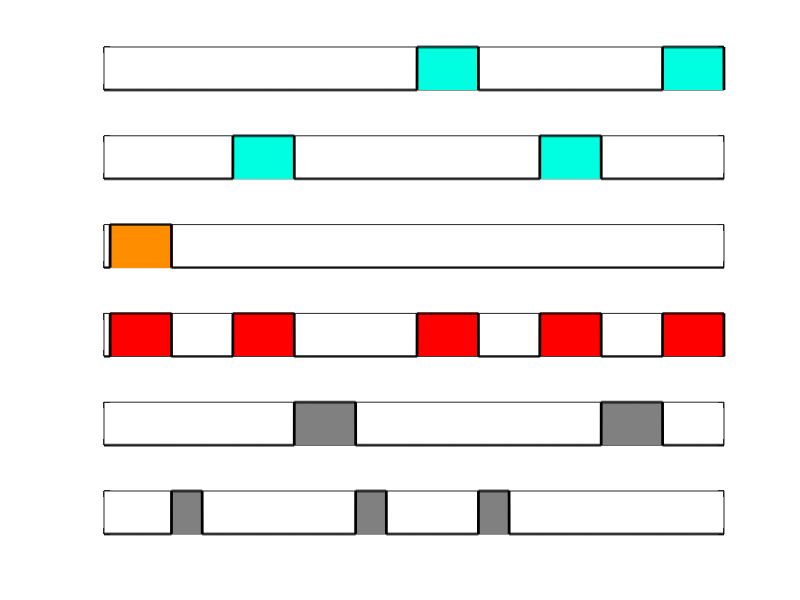

Source code (MATLAB):
RepumpStartTime = 10;
RepumpEndTime = 110;
AWGSP1StartTime = RepumpEndTime;
AWGSP1EndTime = AWGSP1StartTime + 50;
OpticalPumpSPStartTime = AWGSP1EndTime + 50;
OpticalPumpSPEndTime = OpticalPumpSPStartTime + 100;
PulseSPStartTime = OpticalPumpSPEndTime;
PulseSPEndTime = PulseSPStartTime+100;
AWGSP2StartTime = PulseSPEndTime;
AWGSP2EndTime = AWGSP2StartTime + 50;
FluorescenceStartTime = AWGSP2EndTime + 50;
FluorescenceEndTime = FluorescenceStartTime + 100;
AWGMStartTime = FluorescenceEndTime;
AWGMEndTime = AWGMStartTime + 50;
OpticalPumpMStartTime = AWGMEndTime + 50;
OpticalPumpMEndTime = OpticalPumpMStartTime + 100;
PulseMStartTime = OpticalPumpMEndTime;
PulseMEndTime = PulseMStartTime+100;
FluorescenceLastStartTime = PulseMEndTime;
FluorescenceLastEndTime = FluorescenceLastStartTime + 100;

time = 0:0.1:FluorescenceLastEndTime;

Cool_493 = zeros(1,numel(time));
OpticalPump_493 = zeros(1,numel(time));
Repump_614 = zeros(1,numel(time));
Cool_650 = zeros(1,numel(time));
Pulse_1762 = zeros(1,numel(time));
AWGSignal = zeros(1,numel(time));

Cool_493(time>=FluorescenceStartTime & time<FluorescenceEndTime)=1;
Cool_493(time>=FluorescenceLastStartTime & time<FluorescenceLastEndTime)=1;
OpticalPump_493(time>=OpticalPumpSPStartTime & time<OpticalPumpSPEndTime)=1;
OpticalPump_493(time>=OpticalPumpMStartTime & time<OpticalPumpMEndTime)=1;
Repump_614(time>=RepumpStartTime & time<RepumpEndTime) = 1;
Cool_650(time>=RepumpStartTime & time<RepumpEndTime) = 1;
Cool_650(time>=OpticalPumpSPStartTime & time<OpticalPumpSPEndTime) = 1;
Cool_650(time>=OpticalPumpMStartTime & time<OpticalPumpMEndTime) = 1;
Cool_650(time>=FluorescenceStartTime & time<FluorescenceEndTime) = 1;
Cool_650(time>=FluorescenceLastStartTime & time<FluorescenceLastEndTime) = 1;
Pulse_1762(time>=PulseSPStartTime & time<PulseSPEndTime) = 1;
Pulse_1762(time>=PulseMStartTime & time<PulseMEndTime) = 1;
AWGSignal(time>=AWGSP1StartTime & time<AWGSP1EndTime) = 1;
AWGSignal(time>=AWGSP2StartTime & time<AWGSP2EndTime) = 1;
AWGSignal(time>=AWGMStartTime & time<AWGMEndTime) = 1;

subplot(6,1,1);
hold off
area(time,Cool_493,'facecolor',[0/255 255/255 224/255],'linestyle','none');
hold on
plot(time,Cool_493,'k','linewidth',2);
set(gca,'XTick',[0 time(end)]);
set(gca,'XTickLabel',{''; ''});
set(gca,'YTick',[0 1]);
set(gca,'YTickLabel',{''; ''});
axis([0 time(end) 0 1]);
%ylabel('Cooling 493 nm');
subplot(6,1,2);
hold off
area(time,OpticalPump_493,'facecolor',[0/255 255/255 224/255],'linestyle','none');
hold on
plot(time,OpticalPump_493,'k','linewidth',2);
set(gca,'XTick',[0 time(end)]);
set(gca,'XTickLabel',{''; ''});
set(gca,'YTick',[0 1]);
set(gca,'YTickLabel',{''; ''});
axis([0 time(end) 0 1]);
%ylabel('Optical Pump 493 nm');
subplot(6,1,3);
hold off
area(time,Repump_614,'facecolor',[255/255 141/255 0],'linestyle','none');
hold on
plot(time,Repump_614,'k','linewidth',2);
set(gca,'XTick',[0 time(end)]);
set(gca,'XTickLabel',{''; ''});
set(gca,'YTick',[0 1]);
set(gca,'YTickLabel',{''; ''});
axis([0 time(end) 0 1]);
%ylabel('Repump 614 nm');
subplot(6,1,4);
hold off
area(time,Cool_650,'facecolor',[255/255 0 0],'linestyle','none');
hold on
plot(time,Cool_650,'k','linewidth',2);
set(gca,'XTick',[0 time(end)]);
set(gca,'XTickLabel',{''; ''});
set(gca,'YTick',[0 1]);
set(gca,'YTickLabel',{''; ''});
axis([0 time(end) 0 1]);
%ylabel('650 nm');
subplot(6,1,5);
hold off
area(time,Pulse_1762,'facecolor',[0.5 0.5 0.5],'linestyle','none');
hold on
plot(time,Pulse_1762,'k','linewidth',2);
set(gca,'XTick',[0 time(end)]);
set(gca,'XTickLabel',{''; ''});
set(gca,'YTick',[0 1]);
set(gca,'YTickLabel',{''; ''});
axis([0 time(end) 0 1]);
%ylabel('1762 nm');
subplot(6,1,6);
hold off
area(time,AWGSignal,'facecolor',[0.5 0.5 0.5],'linestyle','none');
hold on
plot(time,AWGSignal,'k','linewidth',2);
set(gca,'XTick',[0 time(end)]);
set(gca,'XTickLabel',{''; ''});
set(gca,'YTick',[0 1]);
set(gca,'YTickLabel',{''; ''});
axis([0 time(end) 0 1]);

set(gcf,'Position',[0 0 1917 420]);
pdfFilepath = 'C:\Users\pj3low\Documents\Qudit-Measurement-Paper_2022\Figures\';
pdffilename = 'PulseSequence.pdf';